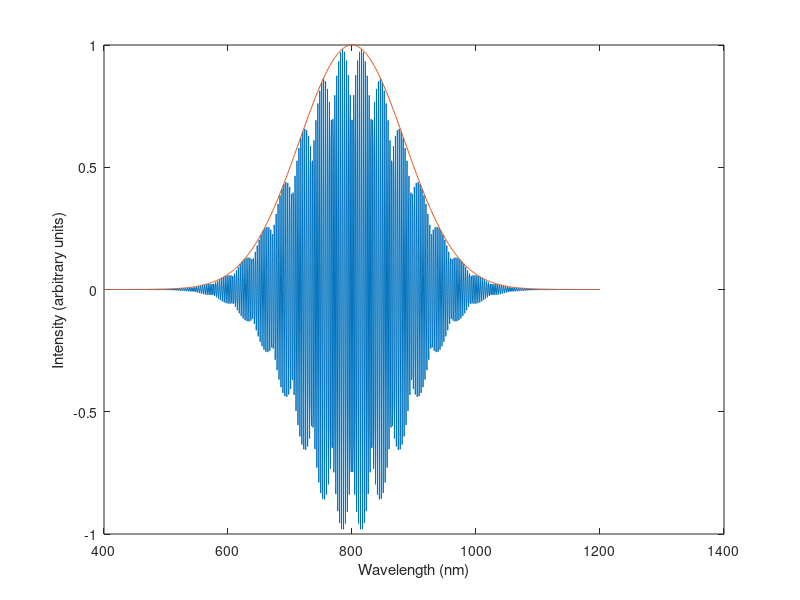

The MATLAB script that drew this image: (Note: this script raises an error after producing the figure.)
clear all
lambda = 800.;                
lambda = lambda*1e-9;        
bandw = 200;              
bandw = bandw*1e-9;           
N = 1024;                     
NN = 2^19;                    
c = 299792458;                
ph = 0;                       
wc = (2.*pi*c)/lambda;        
FWHM1 = 1e15*(lambda^2)/(c*bandw);  
offset = lambda - 2.*bandw;
start = 0.;
stop = 4.*bandw;
w = linspace(start,stop,N);
dw = w(2)-w(1);
w0 = (stop - start)/2.;
gaun1 = exp(-4*log(2.)*((w-w0)/bandw).^2);
gaun = gaun1.*(cos(wc*(w-w0)+ph));
ww = (w+offset)*1e9;                      

figure(1)
plot(ww, gaun, ww, gaun1);
xlabel('Wavelength (nm)');
ylabel('Intensity (arbitrary units)');


gau = fftshift(fft(gaun1,NN));
t = (1:NN);   
[FWHM,xmin] = fwhm(t,gau);
peakpt = xmin + round(FWHM/2);
start = peakpt - 2*FWHM;
stop = peakpt + 2*FWHM;
gauf1 = abs(gau(start:stop));
Nf = length(gauf1);
tt = t(start:stop);
dt = FWHM1/FWHM;
tt = dt*(tt - tt(1));
tt0 = (tt(Nf)-tt(1))/2.;
gauf = gauf1.*(cos(wc*((tt-tt0)*1e-15)+ph));

figure(2)
plot(tt, gauf, tt, gauf1), grid on;
xlabel('Time (fs)');
ylabel('Intensity (arbitrary units)');
title(sprintf('Pulse in Time Domain with FWHM = %d fs',FWHM1));

nct = round((FWHM1*1e-15)*wc/(2.*pi));     % Number of cycles in time FWHM
display(FWHM1)
display(nct)